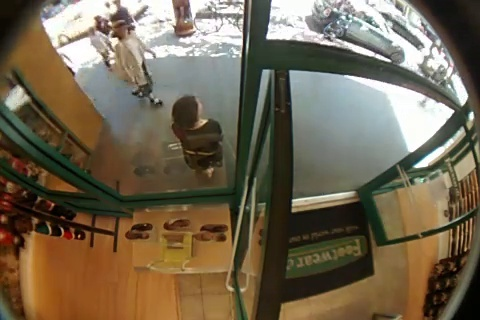
#> input picture data/img_103.jpg, 480 x 320 px
$ python example.py   (Python 2 division)
#> lines starting #> are read from the running program, lines starting #| are printed output that depends on the picture; after the words box and inside, x2 and y2 are one past the last pixel; in counts of white or black regions, pixels touching at a corner belong together
import numpy as np
import cv2
from matplotlib import pyplot as plt

img = cv2.imread('../data/img_103.jpg')
#> img is the input picture: shape (320, 480, 3); mean B, G, R 80.5, 101.7, 114.1
x, y, w, h = [129, 68, 48, 89]
x = max(0, x - w / 2)
y = max(0, y - h / 2)
y = min(320, y)
x = min(480, x)
box_content = img[y:y + h, x:x + w, :]
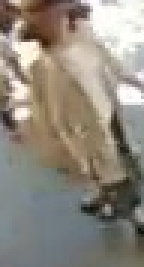
#> box_content: shape (89, 48, 3) (shown 3 times larger); mean B, G, R 125.7, 136.5, 143.3
gray = cv2.cvtColor(box_content,cv2.COLOR_BGR2GRAY)
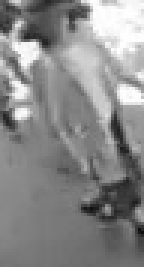
#> gray: shape (89, 48) (shown 3 times larger); min 14, max 255, mean 137.3

corners = cv2.goodFeaturesToTrack(gray,10,0.01,10)
#> corners = [[7, 12], [5, 38], [29, 2], [35, 70], [8, 22], [40, 29], [46, 76], [28, 57], [38, 39], [42, 58]]
print corners
#| [[[ 7. 12.]]
#|  [[ 5. 38.]]
#|  [[29.  2.]]
#|  [[35. 70.]]
#|  [[ 8. 22.]]
#|  [[40. 29.]]
#|  [[46. 76.]]
#|  [[28. 57.]]
#|  [[38. 39.]]
#|  [[42. 58.]]]
corners = np.int0(corners)

for i in corners:
    x1,y1 = i.ravel()
    cv2.circle(img,(x+x1,y+y1),3,255,-1)
#> this loop made 10 passes
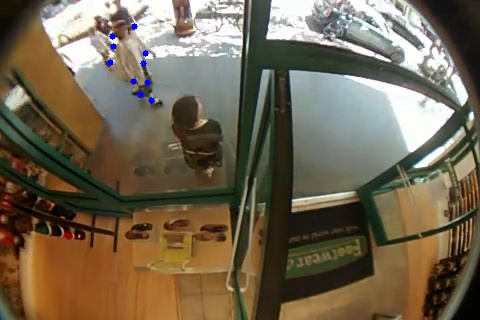
#> img: shape (320, 480, 3); 0.19% of pixels changed, all inside (x1, y1, x2, y2) = (107, 23, 155, 104)

plt.imshow(img),plt.show()

$ run again, with data/t.JPG copied over data/img_103.jpg
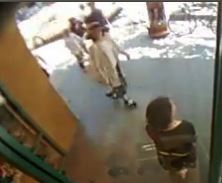
#> input picture data/t.JPG, 222 x 183 px
#> img is the input picture: shape (183, 222, 3); mean B, G, R 103.8, 119.4, 127.7
#> `gray = cv2.cvtColor(box_content,cv2.COLOR_BGR2GRAY)`:
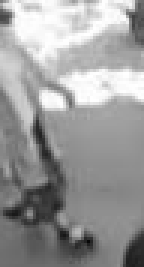
#> gray: shape (89, 48) (shown 3 times larger); min 8, max 255, mean 155.1
#> corners = [[43, 4], [3, 4], [24, 79], [20, 35], [9, 71], [15, 59], [12, 41], [27, 2], [2, 58], [20, 68]]
#| [[[43.  4.]]
#|  [[ 3.  4.]]
#|  [[24. 79.]]
#|  [[20. 35.]]
#|  [[ 9. 71.]]
#|  [[15. 59.]]
#> (further printed lines are left out)
#> the loop `for i in corners:` made 10 passes
#> after the loop `for i in corners:`:
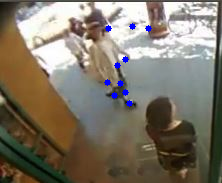
#> img: shape (183, 222, 3); 0.71% of pixels changed, all inside (x1, y1, x2, y2) = (104, 23, 152, 107)
